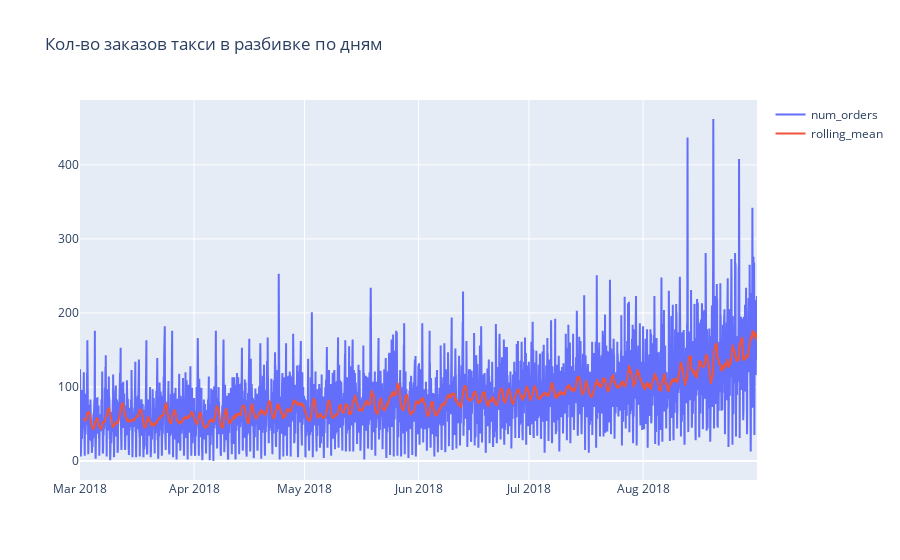

Source (notebook cell):
### Code cell
df_2h = df_1h.copy()
df_2h['rolling_mean'] = df_2h.rolling(24).mean()
plotly_df(df_2h, title = "Кол-во заказов такси в разбивке по дням")

### Figure 1 — Plotly figure (JSON) as saved in the notebook; plotly's stock layout.template omitted (floating-point values rounded to 4 significant figures; data arrays with more than 128 entries replaced by an {"elided": "..."} marker saying what was removed)
{"data": [{"mode": "lines", "name": "num_orders", "type": "scatter", "x": {"elided": "4416 str values"}, "y": {"elided": "4416 int values"}}, {"mode": "lines", "name": "rolling_mean", "type": "scatter", "x": {"elided": "4416 str values"}, "y": {"elided": "4416 float values"}}], "layout": {"title": {"text": "Кол-во заказов такси в разбивке по дням"}}}
